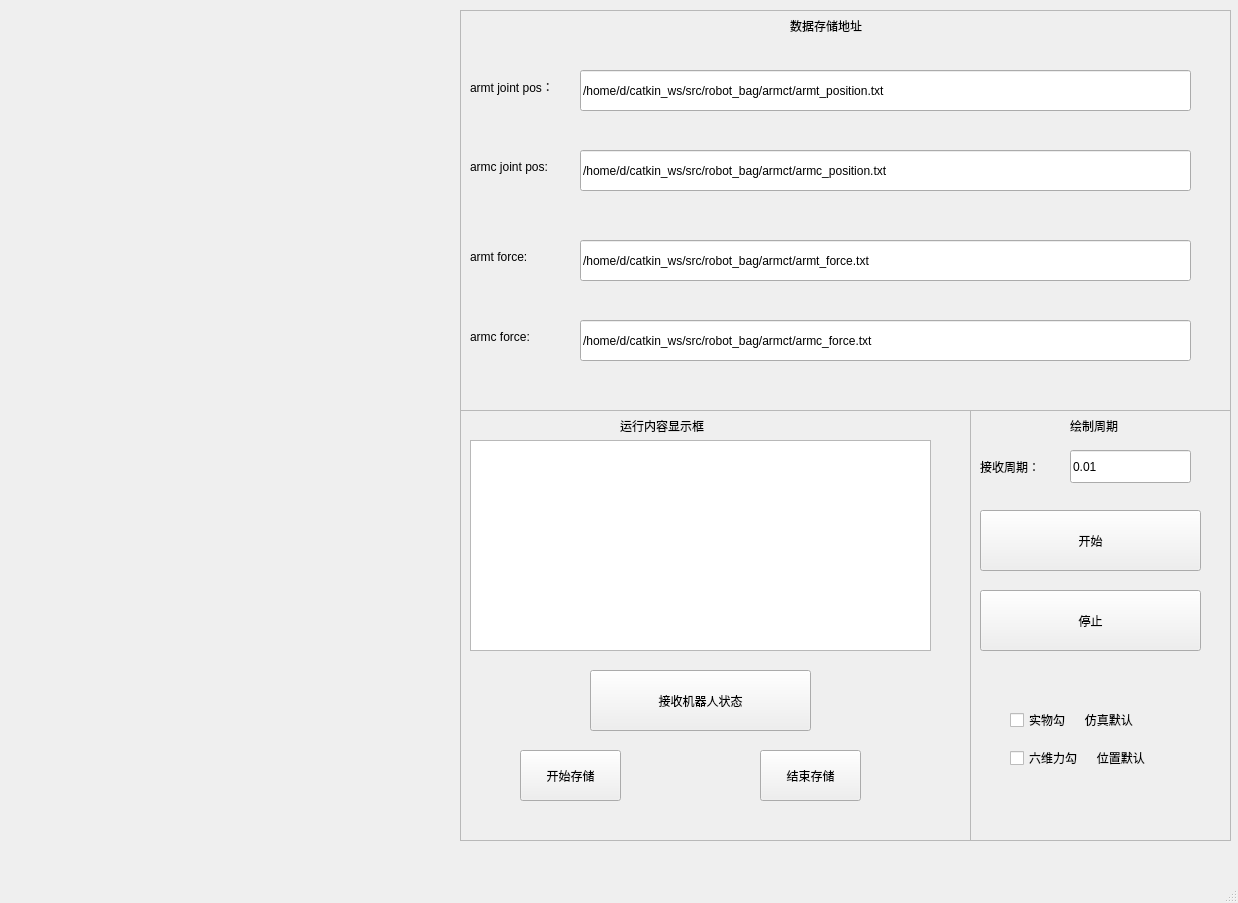
<?xml version="1.0" encoding="UTF-8"?>
<ui version="4.0">
 <class>PlotArmctForm1</class>
 <widget class="QMainWindow" name="PlotArmctForm1">
  <property name="geometry">
   <rect>
    <x>0</x>
    <y>0</y>
    <width>1238</width>
    <height>903</height>
   </rect>
  </property>
  <property name="windowTitle">
   <string>MainWindow</string>
  </property>
  <property name="iconSize">
   <size>
    <width>16</width>
    <height>16</height>
   </size>
  </property>
  <property name="animated">
   <bool>false</bool>
  </property>
  <widget class="QWidget" name="centralwidget">
   <widget class="QWidget" name="horizontalLayoutWidget">
    <property name="geometry">
     <rect>
      <x>10</x>
      <y>10</y>
      <width>451</width>
      <height>401</height>
     </rect>
    </property>
    <layout class="QHBoxLayout" name="horizontalLayout_1"/>
   </widget>
   <widget class="QWidget" name="horizontalLayoutWidget_2">
    <property name="geometry">
     <rect>
      <x>10</x>
      <y>410</y>
      <width>451</width>
      <height>431</height>
     </rect>
    </property>
    <layout class="QHBoxLayout" name="horizontalLayout_2"/>
   </widget>
   <widget class="QWidget" name="horizontalLayoutWidget_5">
    <property name="geometry">
     <rect>
      <x>460</x>
      <y>410</y>
      <width>511</width>
      <height>431</height>
     </rect>
    </property>
    <layout class="QHBoxLayout" name="horizontalLayout_5">
     <item>
      <widget class="QFrame" name="frame">
       <property name="frameShape">
        <enum>QFrame::StyledPanel</enum>
       </property>
       <property name="frameShadow">
        <enum>QFrame::Raised</enum>
       </property>
       <widget class="QTextEdit" name="textEdit">
        <property name="geometry">
         <rect>
          <x>10</x>
          <y>30</y>
          <width>461</width>
          <height>211</height>
         </rect>
        </property>
       </widget>
       <widget class="QLabel" name="label">
        <property name="geometry">
         <rect>
          <x>160</x>
          <y>0</y>
          <width>131</width>
          <height>31</height>
         </rect>
        </property>
        <property name="text">
         <string>运行内容显示框</string>
        </property>
       </widget>
       <widget class="QPushButton" name="button_receive">
        <property name="geometry">
         <rect>
          <x>130</x>
          <y>260</y>
          <width>221</width>
          <height>61</height>
         </rect>
        </property>
        <property name="text">
         <string>接收机器人状态</string>
        </property>
        <property name="iconSize">
         <size>
          <width>16</width>
          <height>16</height>
         </size>
        </property>
        <property name="autoRepeat">
         <bool>false</bool>
        </property>
        <property name="autoExclusive">
         <bool>false</bool>
        </property>
        <property name="autoRepeatDelay">
         <number>400</number>
        </property>
        <property name="autoRepeatInterval">
         <number>200</number>
        </property>
        <property name="autoDefault">
         <bool>true</bool>
        </property>
        <property name="flat">
         <bool>false</bool>
        </property>
       </widget>
       <widget class="QPushButton" name="button_storage_begin">
        <property name="geometry">
         <rect>
          <x>60</x>
          <y>340</y>
          <width>101</width>
          <height>51</height>
         </rect>
        </property>
        <property name="text">
         <string>开始存储</string>
        </property>
        <property name="iconSize">
         <size>
          <width>16</width>
          <height>16</height>
         </size>
        </property>
        <property name="autoRepeat">
         <bool>false</bool>
        </property>
        <property name="autoExclusive">
         <bool>false</bool>
        </property>
        <property name="autoRepeatDelay">
         <number>400</number>
        </property>
        <property name="autoRepeatInterval">
         <number>200</number>
        </property>
        <property name="autoDefault">
         <bool>true</bool>
        </property>
        <property name="flat">
         <bool>false</bool>
        </property>
       </widget>
       <widget class="QPushButton" name="button_storage_end">
        <property name="geometry">
         <rect>
          <x>300</x>
          <y>340</y>
          <width>101</width>
          <height>51</height>
         </rect>
        </property>
        <property name="text">
         <string>结束存储</string>
        </property>
        <property name="iconSize">
         <size>
          <width>16</width>
          <height>16</height>
         </size>
        </property>
        <property name="autoRepeat">
         <bool>false</bool>
        </property>
        <property name="autoExclusive">
         <bool>false</bool>
        </property>
        <property name="autoRepeatDelay">
         <number>400</number>
        </property>
        <property name="autoRepeatInterval">
         <number>200</number>
        </property>
        <property name="autoDefault">
         <bool>true</bool>
        </property>
        <property name="flat">
         <bool>false</bool>
        </property>
       </widget>
      </widget>
     </item>
    </layout>
   </widget>
   <widget class="QWidget" name="horizontalLayoutWidget_6">
    <property name="geometry">
     <rect>
      <x>460</x>
      <y>10</y>
      <width>771</width>
      <height>401</height>
     </rect>
    </property>
    <layout class="QHBoxLayout" name="horizontalLayout_6">
     <item>
      <widget class="QFrame" name="frame_4">
       <property name="frameShape">
        <enum>QFrame::StyledPanel</enum>
       </property>
       <property name="frameShadow">
        <enum>QFrame::Raised</enum>
       </property>
       <widget class="QLineEdit" name="lineEdit_data_f_1">
        <property name="geometry">
         <rect>
          <x>120</x>
          <y>230</y>
          <width>611</width>
          <height>41</height>
         </rect>
        </property>
        <property name="text">
         <string>/home/d/catkin_ws/src/robot_bag/armct/armt_force.txt</string>
        </property>
       </widget>
       <widget class="QLabel" name="label_30">
        <property name="geometry">
         <rect>
          <x>10</x>
          <y>230</y>
          <width>91</width>
          <height>33</height>
         </rect>
        </property>
        <property name="text">
         <string>armt force:</string>
        </property>
       </widget>
       <widget class="QLineEdit" name="lineEdit_data_f_2">
        <property name="geometry">
         <rect>
          <x>120</x>
          <y>310</y>
          <width>611</width>
          <height>41</height>
         </rect>
        </property>
        <property name="text">
         <string>/home/d/catkin_ws/src/robot_bag/armct/armc_force.txt</string>
        </property>
       </widget>
       <widget class="QLabel" name="label_31">
        <property name="geometry">
         <rect>
          <x>10</x>
          <y>310</y>
          <width>91</width>
          <height>33</height>
         </rect>
        </property>
        <property name="text">
         <string>armc force:</string>
        </property>
       </widget>
       <widget class="QLabel" name="label_11">
        <property name="geometry">
         <rect>
          <x>330</x>
          <y>0</y>
          <width>101</width>
          <height>31</height>
         </rect>
        </property>
        <property name="text">
         <string>数据存储地址</string>
        </property>
       </widget>
       <widget class="QLineEdit" name="lineEdit_data_qq_1">
        <property name="geometry">
         <rect>
          <x>120</x>
          <y>60</y>
          <width>611</width>
          <height>41</height>
         </rect>
        </property>
        <property name="text">
         <string>/home/d/catkin_ws/src/robot_bag/armct/armt_position.txt</string>
        </property>
       </widget>
       <widget class="QLabel" name="label_32">
        <property name="geometry">
         <rect>
          <x>10</x>
          <y>140</y>
          <width>111</width>
          <height>33</height>
         </rect>
        </property>
        <property name="text">
         <string>armc joint pos:</string>
        </property>
       </widget>
       <widget class="QLineEdit" name="lineEdit_data_qq_2">
        <property name="geometry">
         <rect>
          <x>120</x>
          <y>140</y>
          <width>611</width>
          <height>41</height>
         </rect>
        </property>
        <property name="text">
         <string>/home/d/catkin_ws/src/robot_bag/armct/armc_position.txt</string>
        </property>
       </widget>
       <widget class="QLabel" name="label_33">
        <property name="geometry">
         <rect>
          <x>10</x>
          <y>60</y>
          <width>111</width>
          <height>33</height>
         </rect>
        </property>
        <property name="text">
         <string>armt joint pos：</string>
        </property>
       </widget>
      </widget>
     </item>
    </layout>
   </widget>
   <widget class="QWidget" name="verticalLayoutWidget">
    <property name="geometry">
     <rect>
      <x>970</x>
      <y>410</y>
      <width>261</width>
      <height>431</height>
     </rect>
    </property>
    <layout class="QVBoxLayout" name="verticalLayout">
     <item>
      <widget class="QFrame" name="frame_6">
       <property name="frameShape">
        <enum>QFrame::StyledPanel</enum>
       </property>
       <property name="frameShadow">
        <enum>QFrame::Raised</enum>
       </property>
       <widget class="QLabel" name="label_3">
        <property name="geometry">
         <rect>
          <x>100</x>
          <y>0</y>
          <width>81</width>
          <height>31</height>
         </rect>
        </property>
        <property name="text">
         <string>绘制周期</string>
        </property>
       </widget>
       <widget class="QLabel" name="label_9">
        <property name="geometry">
         <rect>
          <x>10</x>
          <y>40</y>
          <width>91</width>
          <height>33</height>
         </rect>
        </property>
        <property name="text">
         <string>接收周期：</string>
        </property>
       </widget>
       <widget class="QLineEdit" name="lineEdit_T">
        <property name="geometry">
         <rect>
          <x>100</x>
          <y>40</y>
          <width>121</width>
          <height>33</height>
         </rect>
        </property>
        <property name="text">
         <string>0.01</string>
        </property>
       </widget>
       <widget class="QPushButton" name="button_begin">
        <property name="geometry">
         <rect>
          <x>10</x>
          <y>100</y>
          <width>221</width>
          <height>61</height>
         </rect>
        </property>
        <property name="text">
         <string>开始</string>
        </property>
        <property name="iconSize">
         <size>
          <width>16</width>
          <height>16</height>
         </size>
        </property>
        <property name="autoRepeat">
         <bool>false</bool>
        </property>
        <property name="autoExclusive">
         <bool>false</bool>
        </property>
        <property name="autoRepeatDelay">
         <number>400</number>
        </property>
        <property name="autoRepeatInterval">
         <number>200</number>
        </property>
        <property name="autoDefault">
         <bool>true</bool>
        </property>
        <property name="flat">
         <bool>false</bool>
        </property>
       </widget>
       <widget class="QPushButton" name="button_stop">
        <property name="geometry">
         <rect>
          <x>10</x>
          <y>180</y>
          <width>221</width>
          <height>61</height>
         </rect>
        </property>
        <property name="text">
         <string>停止</string>
        </property>
        <property name="autoDefault">
         <bool>true</bool>
        </property>
       </widget>
       <widget class="QWidget" name="verticalLayoutWidget_2">
        <property name="geometry">
         <rect>
          <x>40</x>
          <y>290</y>
          <width>191</width>
          <height>80</height>
         </rect>
        </property>
        <layout class="QVBoxLayout" name="verticalLayout_2">
         <item>
          <widget class="QCheckBox" name="checkBox_real">
           <property name="text">
            <string>实物勾      仿真默认</string>
           </property>
          </widget>
         </item>
         <item>
          <widget class="QCheckBox" name="checkBox_force">
           <property name="text">
            <string>六维力勾      位置默认</string>
           </property>
          </widget>
         </item>
        </layout>
       </widget>
      </widget>
     </item>
    </layout>
   </widget>
  </widget>
  <widget class="QMenuBar" name="menubar">
   <property name="geometry">
    <rect>
     <x>0</x>
     <y>0</y>
     <width>1238</width>
     <height>31</height>
    </rect>
   </property>
   <property name="defaultUp">
    <bool>false</bool>
   </property>
  </widget>
  <widget class="QStatusBar" name="statusbar"/>
 </widget>
 <resources/>
 <connections/>
</ui>
